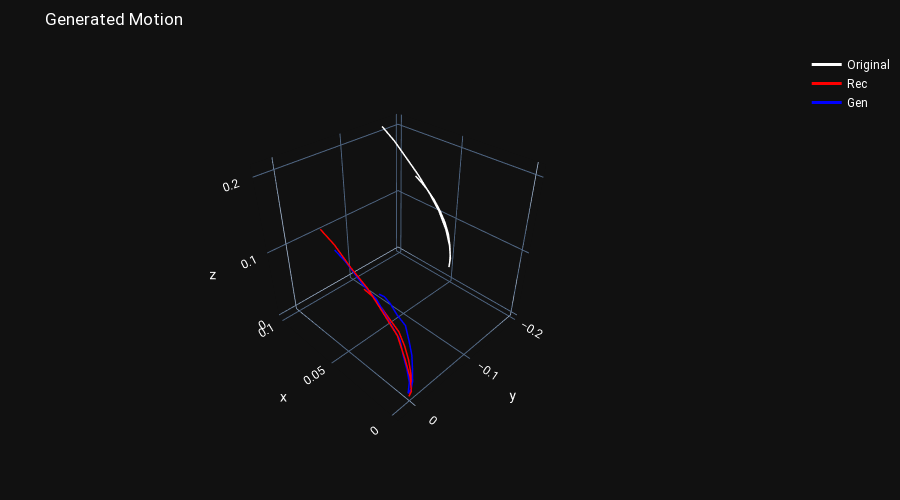

Write notebook code for a chart like this one.
### Code cell
counter = 0

for d in model_config.train_iterator:
    if counter > 6:
        X = d["X"]
                
        x_samples = d[model_config.data_item]
        y_samples = d["Y"]
        
        x_rec,__, __ = model(x_samples, y_samples)
        
        z, __, __ = model.encoder(x_samples, y_samples)
        
        noise = torch.normal(mean=.1, std=.35, size = z.shape).to(model_config.device)
        z = z + noise
        x_gen = model.decoder(z , y_samples)
        
        

        centered_min_val= d["centered_min_val"][0]
        centered_max_val= d["centered_max_val"][0]
        center_points = torch.zeros_like(X[:, 0:1, :])        
        center_points[:, 0, :3] = X[:, 9, :3]

        x_rec_real_size = (x_rec*(centered_max_val - centered_min_val)+centered_min_val)#+center_points
        x_gen_real_size = (x_gen*(centered_max_val - centered_min_val)+centered_min_val)#+center_points    
        show_generated_motions([X, x_rec_real_size, x_gen_real_size], 3)
        
        print(x_gen_real_size.shape)
        np.save("some_test_motions_centered_gen", x_gen_real_size.detach().cpu().numpy())
        np.save("some_test_motions_centered_orig",  d["X_centered"].detach().cpu().numpy())
        break
    counter += 1

### Figure 1 — Plotly figure (JSON) as saved in the notebook; plotly's stock layout.template omitted (floating-point values rounded to 4 significant figures)
{"data": [{"line": {"color": "white", "width": 3}, "mode": "lines", "name": "Original", "type": "scatter3d", "x": [0.0999, 0.09069, 0.0812, 0.07194, 0.06324, 0.05634, 0.05018, 0.04676, 0.04596, 0.04708, 0.04755, 0.04866, 0.05015, 0.05276, 0.05643, 0.06086, 0.06513, 0.06972, 0.07403, 0.07741], "y": [-0.1665, -0.1703, -0.1723, -0.1754, -0.178, -0.1819, -0.183, -0.1844, -0.1862, -0.1874, -0.1899, -0.1927, -0.1944, -0.1963, -0.1967, -0.1956, -0.1929, -0.1897, -0.1861, -0.1823], "z": [0.2082, 0.1928, 0.1754, 0.1566, 0.1362, 0.1142, 0.09088, 0.06773, 0.04699, 0.03014, 0.03622, 0.04677, 0.06008, 0.07539, 0.09085, 0.1058, 0.1199, 0.1319, 0.1417, 0.1493]}, {"line": {"color": "red", "width": 3}, "mode": "lines", "name": "Rec", "type": "scatter3d", "x": [0.05113, 0.04283, 0.03308, 0.02371, 0.01445, 0.006897, 0.001958, -0.0008714, -0.001264, 0.0004226, 0.0003874, 0.0006155, 0.002645, 0.005083, 0.008084, 0.01193, 0.01708, 0.02217, 0.02584, 0.02973], "y": [0.02115, 0.01829, 0.01564, 0.01139, 0.008838, 0.004413, 0.003796, 0.001374, -7.772e-05, -0.0003317, -0.002819, -0.005274, -0.007331, -0.008928, -0.009121, -0.008555, -0.004201, -0.001325, 0.002314, 0.005523], "z": [0.1793, 0.1679, 0.1493, 0.1316, 0.11, 0.08682, 0.06086, 0.03505, 0.01215, 0.0005242, 0.005397, 0.01585, 0.03044, 0.04537, 0.0612, 0.07653, 0.0918, 0.1047, 0.1147, 0.1203]}, {"line": {"color": "blue", "width": 3}, "mode": "lines", "name": "Gen", "type": "scatter3d", "x": [0.04516, 0.03838, 0.02739, 0.01967, 0.01241, 0.006382, 0.004482, 0.002177, 0.0008218, 0.001101, 8.858e-05, 0.0001529, 0.002153, 0.004039, 0.007052, 0.01013, 0.01482, 0.01931, 0.02122, 0.02335], "y": [0.01481, 0.01273, 0.01122, 0.007527, 0.005465, 0.001769, 0.0007952, -0.0002525, -0.001329, -0.0002837, -0.002456, -0.005106, -0.008947, -0.01192, -0.01394, -0.0148, -0.01204, -0.01088, -0.006619, -0.003135], "z": [0.1575, 0.149, 0.1324, 0.1208, 0.1006, 0.08031, 0.0594, 0.04076, 0.02215, 0.004472, 0.01085, 0.02159, 0.03653, 0.05122, 0.06637, 0.08379, 0.09418, 0.105, 0.1139, 0.1166]}], "layout": {"coloraxis": {"showscale": false}, "font": {"color": "white", "family": "Roboto, monospace", "size": 12}, "height": 500, "margin": {"b": 50, "l": 5, "r": 5, "t": 50}, "scene": {"aspectratio": {"x": 1, "y": 1, "z": 1}, "camera": {"eye": {"x": -1.5, "y": 1.5, "z": 1.5}, "up": {"x": 0, "y": 0, "z": 1}}}, "showlegend": true, "title": {"text": "Generated Motion"}, "xaxis": {"fixedrange": true, "showgrid": false, "showticklabels": false, "zeroline": false, "zerolinecolor": "gray", "zerolinewidth": 1}, "yaxis": {"fixedrange": true, "scaleanchor": "x", "scaleratio": 1, "showgrid": false, "showticklabels": false, "zeroline": false, "zerolinecolor": "gray", "zerolinewidth": 1}}}
